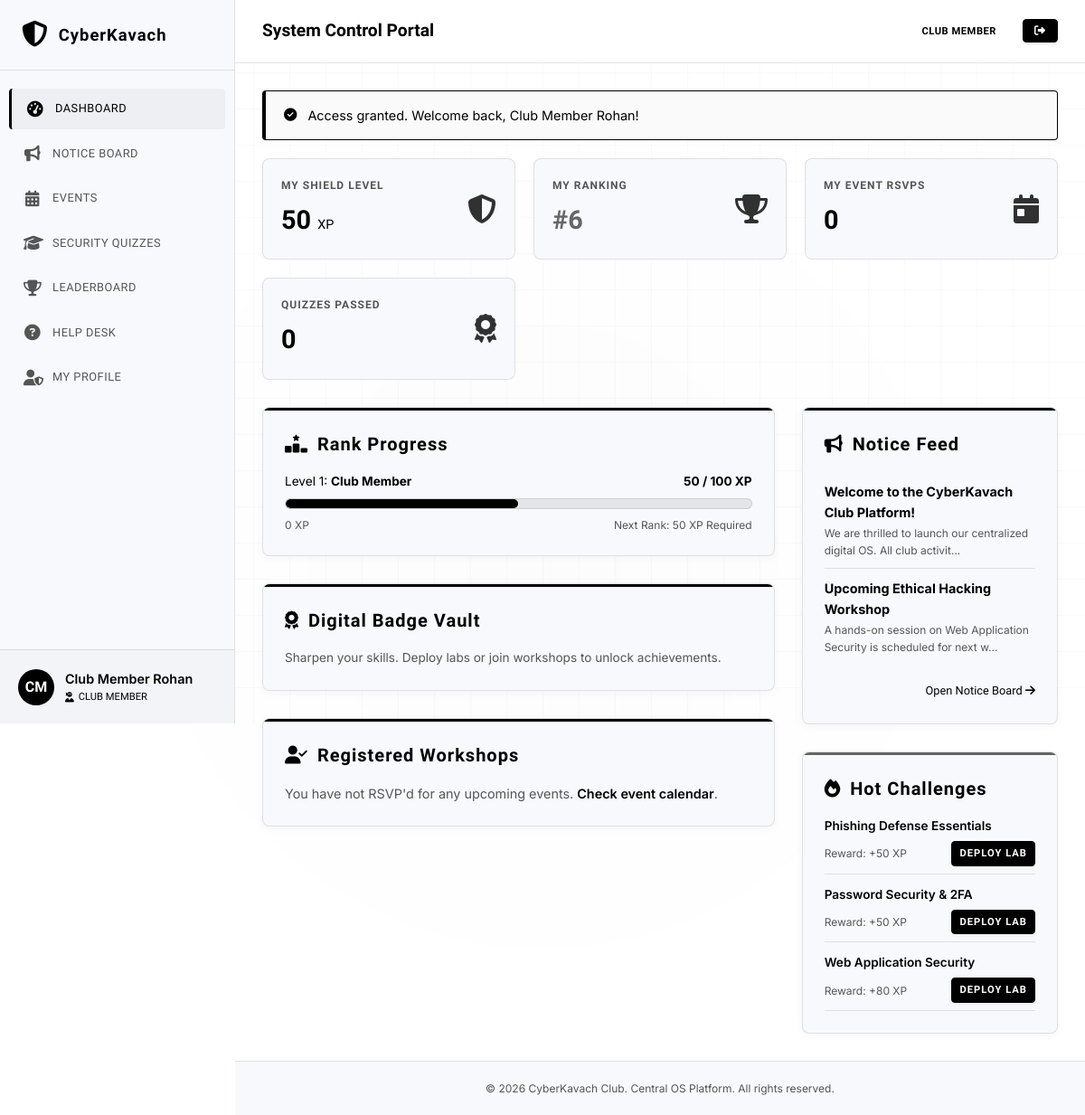
Page /dashboard.php (signed in) on the committed database.
### tables this page shows
CREATE TABLE announcements (
            id INTEGER PRIMARY KEY AUTOINCREMENT,
            title TEXT NOT NULL,
            content TEXT NOT NULL,
            priority TEXT NOT NULL DEFAULT 'Low', -- Low, Medium, High
            created_by INTEGER,
            created_at DATETIME DEFAULT CURRENT_TIMESTAMP,
            FOREIGN KEY (created_by) REFERENCES users(id) ON DELETE SET NULL
        );

CREATE TABLE quizzes (
            id INTEGER PRIMARY KEY AUTOINCREMENT,
            title TEXT NOT NULL,
            description TEXT NOT NULL,
            points INTEGER DEFAULT 50,
            created_at DATETIME DEFAULT CURRENT_TIMESTAMP
        );

### dashboard.php (the view, shortened to what the rows shown need)
<?php
require_once __DIR__ . '/config.php';
require_once __DIR__ . '/db.php';
$user_id = $_SESSION['user_id'];
$user_role = get_user_role();
$announcements = [];
try {
    $stmt = $db->query("SELECT a.*, u.name as author_name FROM announcements a LEFT JOIN users u ON a.created_by = u.id ORDER BY a.created_at DESC LIMIT 5");
    $announcements = $stmt->fetchAll();
} catch (PDOException $e) {}
if ($user_role === 'Faculty Coordinator') {
    try {
        $total_users = $db->query("SELECT COUNT(*) FROM users")->fetchColumn();
        $total_pending = $db->query("SELECT COUNT(*) FROM users WHERE status = 'Pending'")->fetchColumn();
        $total_events = $db->query("SELECT COUNT(*) FROM events")->fetchColumn();
        $open_tickets = $db->query("SELECT COUNT(*) FROM tickets WHERE status != 'Resolved'")->fetchColumn();
        $stmtLogs = $db->query("SELECT l.*, u.name as user_name FROM audit_logs l LEFT JOIN users u ON l.user_id = u.id ORDER BY l.created_at DESC LIMIT 6");
        $recent_logs = $stmtLogs->fetchAll();
        $stmtApproval = $db->query("SELECT * FROM users WHERE status = 'Pending' ORDER BY created_at DESC LIMIT 5");
        $pending_users_list = $stmtApproval->fetchAll();
        $all_members = $db->query("SELECT id, name, email FROM users WHERE role = 'Club Member' AND status = 'Active' ORDER BY name ASC")->fetchAll();
        $all_badges = $db->query("SELECT name FROM badges ORDER BY name ASC")->fetchAll();
    } catch (PDOException $e) {
        set_flash_message('error', 'Failed to fetch dashboard metrics.');
    }
} elseif ($user_role === 'Club Member') {
    try {
        $stmtRecQ = $db->prepare("
            SELECT * FROM quizzes
            WHERE id NOT IN (SELECT quiz_id FROM quiz_attempts WHERE user_id = ? AND passed = 1) LIMIT 3
        ");
        $stmtRecQ->execute([$user_id]);
        $rec_quizzes = $stmtRecQ->fetchAll();
    } catch (PDOException $e) {
        set_flash_message('error', 'Failed to fetch dashboard metrics.');
    }
}
include __DIR__ . '/includes/header.php';
?>
<div class="dashboard-layout">
    <div>
        <?php if ($user_role === 'Club Member'): ?>
            <div class="card" style="margin-bottom: 30px;">
                <?php if (!empty($announcements)): ?>
                    <div class="notice-feed">
                        <?php foreach ($announcements as $ann): ?>
                            <div class="notice-item" style="padding: 10px 0;">
                                <div class="notice-title" style="font-size: 0.9rem; margin-bottom: 2px;">
                                    <strong><?php echo sanitize($ann['title']); ?></strong>
                                </div>
                                <div style="font-size:0.75rem; color: var(--text-muted);"><?php echo sanitize(substr($ann['content'], 0, 70)) . (strlen($ann['content']) > 70 ? '...' : ''); ?></div>
                            </div>
                        <?php endforeach; ?>
                    </div>
                <?php else: ?>
                    <p style="color: var(--text-muted); font-size: 0.85rem; margin-top: 10px;">No announcements.</p>
                <?php endif; ?>
            </div>
        <?php endif; ?>
        <?php if ($user_role === 'Faculty Coordinator'): ?>
            <div class="card card-pink">
                <h3 class="card-title text-pink"><i class="fa-solid fa-gears"></i> Core System Tools</h3>
                <ul style="list-style: none; display: flex; flex-direction: column; gap: 10px; margin-top: 15px;">
                    <li>
                        <a href="admin.php" class="btn btn-danger btn-block" style="font-size:0.75rem; justify-content: flex-start;">
                            <i class="fa-solid fa-users-gear"></i> Manage User Accounts
                        </a>
                    </li>
                    <li>
                        <a href="events.php" class="btn btn-secondary btn-block" style="font-size:0.75rem; justify-content: flex-start;">
                            <i class="fa-solid fa-calendar-plus"></i> Schedule Security Event
                        </a>
                    </li>
                    <li>
                        <a href="announcements.php" class="btn btn-secondary btn-block" style="font-size:0.75rem; justify-content: flex-start;">
                            <i class="fa-solid fa-bullhorn"></i> Post Critical Alert
                        </a>
                    </li>
                </ul>
            </div>
        <?php elseif ($user_role === 'Club Member'): ?>
            <div class="card card-pink">
                <?php if (!empty($rec_quizzes)): ?>
                    <ul style="list-style: none; display: flex; flex-direction: column; gap: 12px; margin-top: 15px;">
                        <?php foreach ($rec_quizzes as $quiz): ?>
                            <li style="border-bottom: 1px solid var(--border-glow); padding-bottom: 8px;">
                                <div style="font-size: 0.85rem; font-weight: 600;"><?php echo sanitize($quiz['title']); ?></div>
                                <div style="display:flex; justify-content:space-between; align-items:center; margin-top: 5px;">
                                    <span style="font-size:0.75rem; color: var(--text-muted);">Reward: +<?php echo $quiz['points']; ?> XP</span>
                                    <a href="quizzes.php?id=<?php echo $quiz['id']; ?>" class="btn btn-danger" style="padding: 4px 8px; font-size: 0.7rem;">Deploy Lab</a>
                                </div>
                            </li>
                        <?php endforeach; ?>
                    </ul>
                <?php else: ?>
                    <p style="color: var(--text-muted); font-size: 0.85rem; margin-top: 10px;">Amazing! You've completed all available security quizzes.</p>
                <?php endif; ?>
            </div>
        <?php endif; ?>
    </div>
</div>
<?php include __DIR__ . '/includes/footer.php'; ?>

### rows in the picture
announcements: title "Welcome to the CyberKavach Club Platform!", content "We are thrilled to launch our centralized digital OS. All club activit"
announcements: title "Upcoming Ethical Hacking Workshop", content "A hands-on session on Web Application Security is scheduled for next w"
quizzes: title "Phishing Defense Essentials", points "50"
quizzes: title "Password Security & 2FA", points "50"
quizzes: title "Web Application Security", points "80"

### other values in the picture
$initials "CM"
$user_name "Club Member Rohan"
$user_role "CLUB MEMBER"
$page_heading "System Control Portal"
get_user_role() "CLUB MEMBER"
$flash['message'] "Access granted. Welcome back, Club Member Rohan!"
$my_points "50"
$rank "6"
$registered_count "0"
$quizzes_count "0"
$level "1"
$user_role "Club Member"
$next_level_xp "100"
$prev_level_xp "0"
$next_level_xp - $my_points "50"
